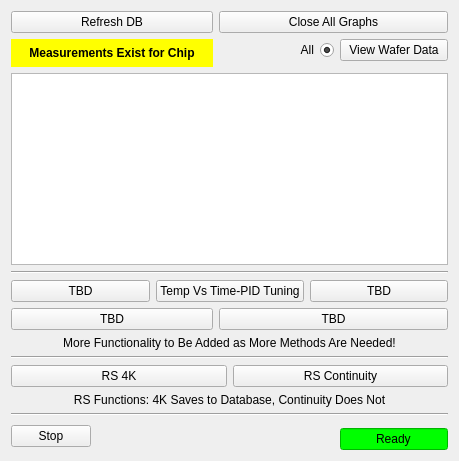
        <widget class="QWidget" name="pcmrs">
         <attribute name="title">
          <string>PCMRS + Other Ftcns</string>
         </attribute>
         <layout class="QGridLayout" name="gridLayout_12">
          <item row="0" column="0">
           <layout class="QGridLayout" name="gridLayout_9">
            <property name="sizeConstraint">
             <enum>QLayout::SetDefaultConstraint</enum>
            </property>
            <item row="11" column="0" colspan="4">
             <widget class="QLabel" name="label_12">
              <property name="text">
               <string>&lt;html&gt;&lt;head/&gt;&lt;body&gt;&lt;p&gt;RS Functions: 4K Saves to Database, Continuity Does Not&lt;/p&gt;&lt;/body&gt;&lt;/html&gt;</string>
              </property>
              <property name="alignment">
               <set>Qt::AlignCenter</set>
              </property>
             </widget>
            </item>
            <item row="8" column="0" colspan="4">
             <widget class="QLabel" name="label_16">
              <property name="text">
               <string>&lt;html&gt;&lt;head/&gt;&lt;body&gt;&lt;p&gt;More Functionality to Be Added as More Methods Are Needed!&lt;/p&gt;&lt;/body&gt;&lt;/html&gt;</string>
              </property>
              <property name="alignment">
               <set>Qt::AlignCenter</set>
              </property>
             </widget>
            </item>
            <item row="0" column="2" colspan="2">
             <widget class="QPushButton" name="closeButton_rs">
              <property name="text">
               <string>Close All Graphs</string>
              </property>
             </widget>
            </item>
            <item row="13" column="0" rowspan="2">
             <widget class="QPushButton" name="stopButton_rs">
              <property name="text">
               <string>Stop</string>
              </property>
             </widget>
            </item>
            <item row="14" column="1" colspan="2">
             <spacer name="horizontalSpacer_4">
              <property name="orientation">
               <enum>Qt::Horizontal</enum>
              </property>
              <property name="sizeType">
               <enum>QSizePolicy::Expanding</enum>
              </property>
              <property name="sizeHint" stdset="0">
               <size>
                <width>237</width>
                <height>20</height>
               </size>
              </property>
             </spacer>
            </item>
            <item row="2" column="3">
             <widget class="QPushButton" name="dataButton_rs">
              <property name="text">
               <string>View Wafer Data</string>
              </property>
             </widget>
            </item>
            <item row="6" column="0" colspan="4">
             <layout class="QHBoxLayout" name="horizontalLayout_8">
              <item>
               <widget class="QPushButton" name="tbd2">
                <property name="text">
                 <string>TBD</string>
                </property>
               </widget>
              </item>
              <item>
               <widget class="QPushButton" name="temptimetune">
                <property name="text">
                 <string>Temp Vs Time-PID Tuning</string>
                </property>
               </widget>
              </item>
              <item>
               <widget class="QPushButton" name="tbd3">
                <property name="text">
                 <string>TBD</string>
                </property>
               </widget>
              </item>
             </layout>
            </item>
            <item row="5" column="0" colspan="4">
             <widget class="Line" name="line_8">
              <property name="orientation">
               <enum>Qt::Horizontal</enum>
              </property>
             </widget>
            </item>
            <item row="0" column="0" colspan="2">
             <widget class="QPushButton" name="refreshButton_rs">
              <property name="text">
               <string>Refresh DB</string>
              </property>
             </widget>
            </item>
            <item row="10" column="0" colspan="4">
             <layout class="QHBoxLayout" name="horizontalLayout_7">
              <item>
               <widget class="QPushButton" name="rs4k">
                <property name="text">
                 <string>RS 4K</string>
                </property>
               </widget>
              </item>
              <item>
               <widget class="QPushButton" name="rsroomtemp">
                <property name="text">
                 <string>RS Continuity</string>
                </property>
               </widget>
              </item>
             </layout>
            </item>
            <item row="14" column="3">
             <widget class="QLineEdit" name="status_rs">
              <property name="sizePolicy">
               <sizepolicy hsizetype="Fixed" vsizetype="Fixed">
                <horstretch>0</horstretch>
                <verstretch>0</verstretch>
               </sizepolicy>
              </property>
              <property name="styleSheet">
               <string notr="true">background: rgb(0, 255, 0)</string>
              </property>
              <property name="text">
               <string>Ready</string>
              </property>
              <property name="alignment">
               <set>Qt::AlignCenter</set>
              </property>
              <property name="readOnly">
               <bool>true</bool>
              </property>
             </widget>
            </item>
            <item row="9" column="0" colspan="4">
             <widget class="Line" name="line_9">
              <property name="orientation">
               <enum>Qt::Horizontal</enum>
              </property>
             </widget>
            </item>
            <item row="4" column="0" colspan="4">
             <widget class="QTableWidget" name="deviceWidget_rs"/>
            </item>
            <item row="12" column="0" colspan="4">
             <widget class="Line" name="line_7">
              <property name="orientation">
               <enum>Qt::Horizontal</enum>
              </property>
             </widget>
            </item>
            <item row="7" column="2" colspan="2">
             <widget class="QPushButton" name="tbd5">
              <property name="text">
               <string>TBD</string>
              </property>
             </widget>
            </item>
            <item row="7" column="0" colspan="2">
             <widget class="QPushButton" name="tbd4">
              <property name="text">
               <string>TBD</string>
              </property>
             </widget>
            </item>
            <item row="2" column="0" rowspan="2" colspan="2">
             <widget class="QLabel" name="exist_warning_rs">
              <property name="enabled">
               <bool>true</bool>
              </property>
              <property name="font">
               <font>
                <weight>75</weight>
                <bold>true</bold>
               </font>
              </property>
              <property name="styleSheet">
               <string notr="true">color: rgb(0, 0, 0); background: rgb(255, 255, 0); font-style: bold</string>
              </property>
              <property name="text">
               <string>Measurements Exist for Chip</string>
              </property>
              <property name="alignment">
               <set>Qt::AlignCenter</set>
              </property>
             </widget>
            </item>
            <item row="2" column="2">
             <widget class="QRadioButton" name="selectAll_rs">
              <property name="layoutDirection">
               <enum>Qt::RightToLeft</enum>
              </property>
              <property name="text">
               <string>All</string>
              </property>
              <property name="checked">
               <bool>true</bool>
              </property>
              <property name="autoExclusive">
               <bool>false</bool>
              </property>
             </widget>
            </item>
           </layout>
          </item>
         </layout>
        </widget>
